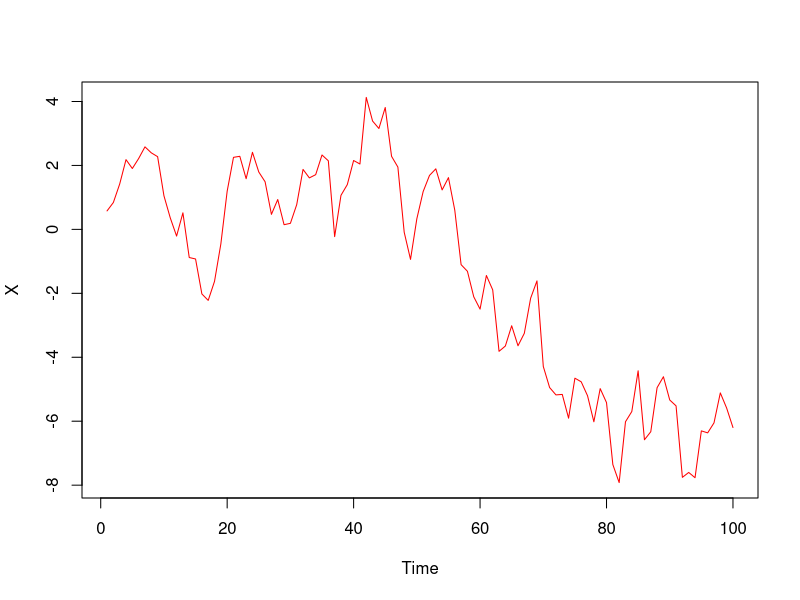
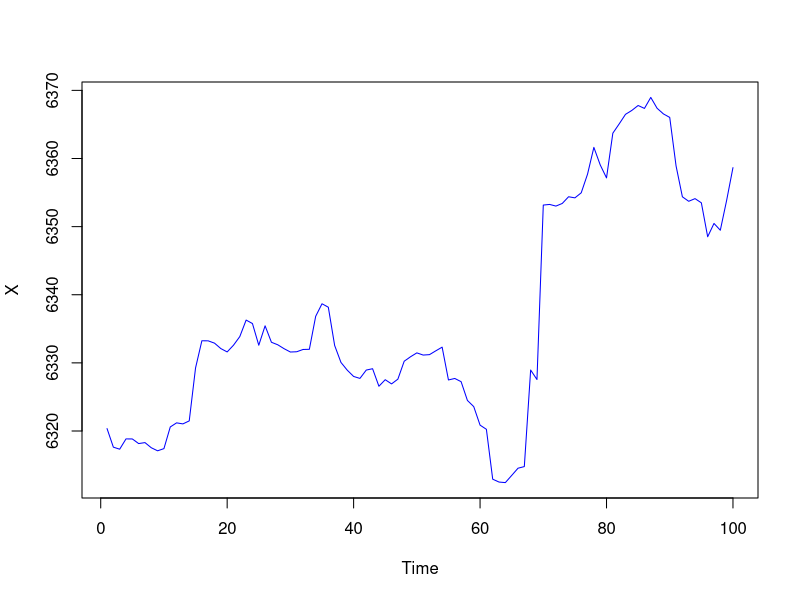
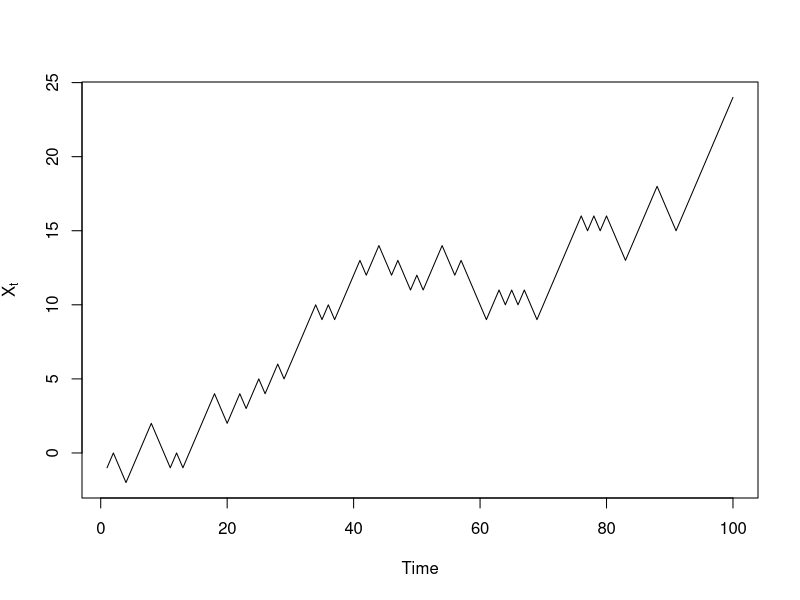

Reproduce these figures in R, in order.
#
#      Univariate Random Walks
#
#    source('random-walk-1d-1.R')
#
#    X_t = Z_1 + Z_2 + ... + Z_t
#
#        EPF (c) 2009-2018
#


  T <- 100
  
# Random walk from a normally distributed white noise

  Z <- rnorm(T)
  X <- cumsum(Z)
  
  ts.plot(X, col='red')
  
# Random walk from Cauchy
  
  C <- rcauchy(T)
  X <- cumsum(C)
  
  ts.plot(X, col='blue')

# Random walk from Bernoulli
  
  B <- 2*rbinom(T, size=1, prob=0.55)-1
  X <- cumsum(B)
  
  ts.plot(X, ylab = expression(X[t]), col='black')    
  